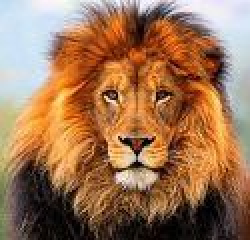
#> input picture lion.jpg, 125 x 120 px (shown 2 times larger)
$ python linearSpatialFilter.py
#> lines starting #> are read from the running program, lines starting #| are printed output that depends on the picture
import cv2
import numpy as np
import matplotlib.pyplot as plt

def linear_filter(img,kernel):
    filtered_img = cv2.filter2D(src=img,ddepth=-1,kernel=kernel)
    return filtered_img

img = cv2.imread("lion.jpg",cv2.IMREAD_GRAYSCALE)
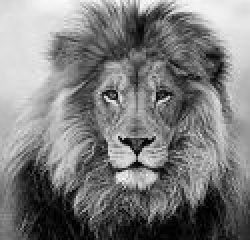
#> img: shape (120, 125) (shown 2 times larger); min 0, max 252, mean 124.8

kernel = np.ones((3,3),dtype=np.float32)/9

out = linear_filter(img, kernel)
#> in linear_filter, `filtered_img = cv2.filter2D(src=img,ddepth=-1,kernel=kernel)`:
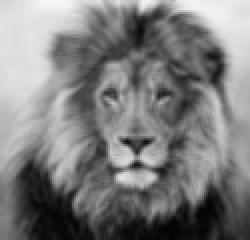
#> filtered_img: shape (120, 125) (shown 2 times larger); min 2, max 247, mean 124.8

plt.figure(figsize=(10,6))

plt.subplot(1, 2, 1)
plt.title('Original Image')
plt.imshow(img, cmap='gray')
plt.axis('off')

plt.subplot(1,2,2)
plt.title("Filtered Image")
plt.imshow(out, cmap='gray')
plt.axis("off")


plt.tight_layout()
plt.show()
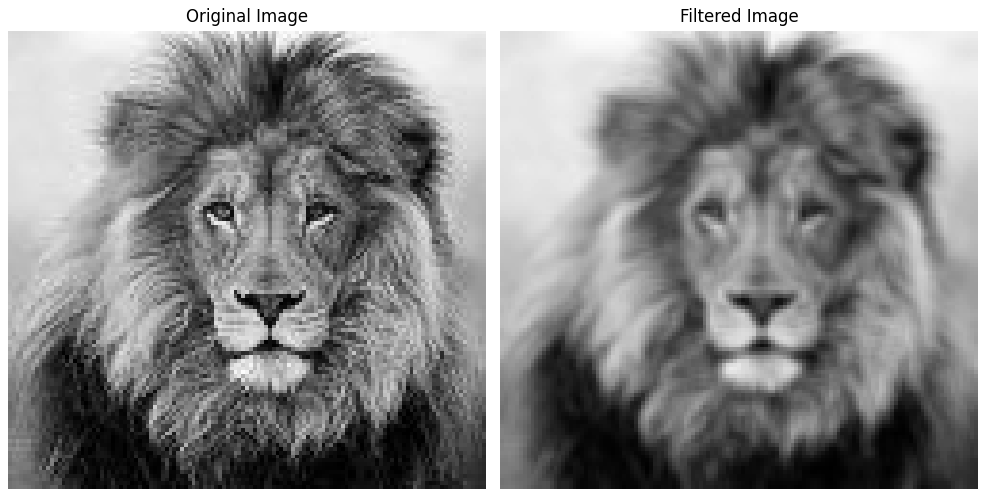
#> figure drawn by matplotlib, 2 panels
